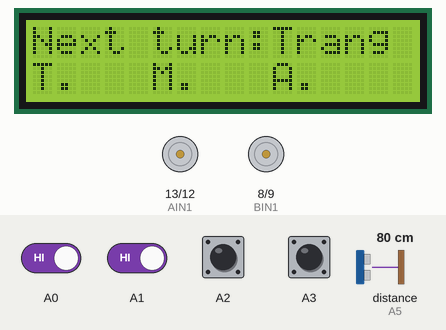
This sketch was run on a simulated Arduino Uno, built with avr-gcc and run on an emulated ATmega328P. Parts: 16×2 character LCD, motor-driver pin pairs drawn as motors (green arrow = first pin HIGH = forward, orange = second pin HIGH = backward, longer = more drive, scaled by the enable pin). Wiring (inferred from the names in the program): ultrasonic range finder: trigger A4; echo A5. The inputs (shaded band) are chosen by the test bench; at power-on: A0–3 HIGH, distance to the obstacle (sensor on A5) 80 cm. The echo pulse lasts 58.3 µs per cm; what the sketch prints to the serial monitor is not drawn.

Above: at 1.2 s.
1.3 s: A3 pulled LOW for 0.15 s
At 2.2 s:
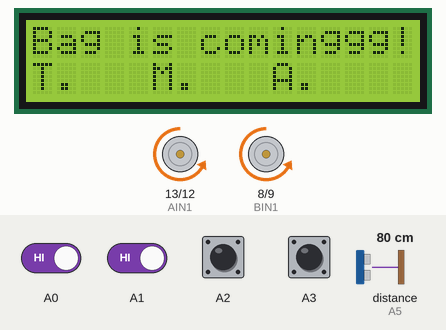
2.9 s: A0 driven LOW and A1 driven LOW
5.9 s: A0 driven HIGH
At 8.0 s:
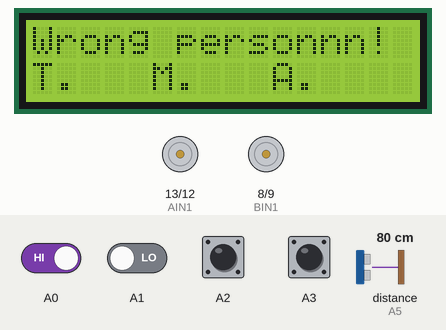
8.8 s: A1 driven HIGH
At 9.9 s:
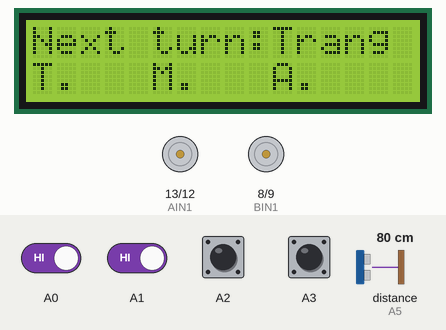
11.8 s: A0 driven LOW
At 12.2 s:
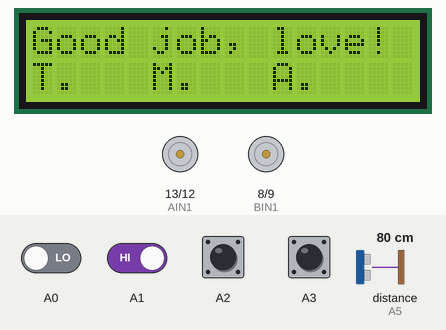
13.3 s: A0 driven HIGH
At 14.5 s:
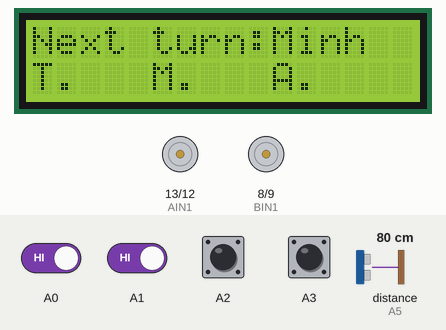
Timing chart, 0 to 15.8 s (numbered marks = the images above; inputs shaded):
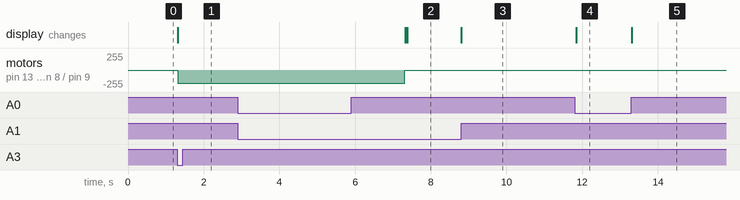

The sketch:

main.ino
```cpp
#include <LiquidCrystal.h>  //the liquid crystal library contains commands for printing to the display

LiquidCrystal lcd(7, 6, 5, 4, 3, 2);  // tell the RedBoard what pins are connected to the display

struct Button {
  String name;
  int pin;
};

struct Person {
  String name;
  Button button;
};

const int trigPin = A4;           //connects to the trigger pin on the distance sensor
const int echoPin = A5;           //connects to the echo pin on the distance sensor
float distance = 0;               //stores the distance measured by the distance sensor

/********************************************************************************/
Button yellowButton = { "Yellow", A0 };
Button greenButton = { "Green", A1 };
Button redButton = { "Red", A2 };
Button blueButton = { "Blue", A3 };
Button buttons[] = { yellowButton, greenButton, redButton, blueButton };

// Initializing persons
Person trang = { "Trang", yellowButton };
Person minh = { "Minh", greenButton };
Person anh = { "Anh", redButton };

// Using pointers to Person objects
Person* roommates[] = { &trang, &minh, &anh };
int roommateNo = sizeof(roommates) / sizeof(roommates[0]);
int currentPerson = 0;

//the right motor will be controlled by the motor A pins on the motor driver
const int AIN1 = 13;  //control pin 1 on the motor driver for the right motor
const int AIN2 = 12;  //control pin 2 on the motor driver for the right motor
const int PWMA = 11;  //speed control pin on the motor driver for the right motor

//the left motor will be controlled by the motor B pins on the motor driver
const int PWMB = 10;  //speed control pin on the motor driver for the left motor
const int BIN2 = 9;   //control pin 2 on the motor driver for the left motor
const int BIN1 = 8;   //control pin 1 on the motor driver for the left motor

const int driveTime = 20;  //this is the number of milliseconds that it takes the robot to drive 1 inch
                           //it is set so that if you tell the robot to drive forward 25 units, the robot drives about 25 inches
const int DISTANCE_DISPENSE_ONE_BAG = 300;

/********************************************************************************/
void setup() {
  //set all of the button pins to input_pullup (use the built-in pull-up resistors)
  for (int i = 0; i < 4; i++) {
    pinMode(buttons[i].pin, INPUT_PULLUP);
  }

  pinMode(trigPin, OUTPUT);   //the trigger pin will output pulses of electricity
  pinMode(echoPin, INPUT);    //the echo pin will measure the duration of pulses coming back from the distance sensor

  lcd.begin(16, 2);  //tell the lcd library that we are using a display that is 16 characters wide and 2 characters high
  lcd.clear();

  //set the motor control pins as outputs
  pinMode(AIN1, OUTPUT);
  pinMode(AIN2, OUTPUT);
  pinMode(PWMA, OUTPUT);

  pinMode(BIN1, OUTPUT);
  pinMode(BIN2, OUTPUT);
  pinMode(PWMB, OUTPUT);

  Serial.begin(9600);  //begin serial communication with the computer
}

/********************************************************************************/
void loop() {
  if (buttonCheck()) {
    lcd.clear();
  }
  displayOnLcd();

  distance = getDistance();   //variable to store the distance measured by the sensor
  Serial.print(distance);     //print the distance that was measured
  Serial.println(" in");      //print units after the distance

  if (distance < 2) {
    bagIsDispensed();
    dispenseBag();
    delay(200);
  }

  delay(50);
}

void displayOnLcd() {
  lcd.setCursor(0, 0);                                      //set the cursor to the 0,0 position (top left corner)
  lcd.print("Next turn:" + roommates[currentPerson]->name);  //print hello, world! starting at that position
  lcd.setCursor(0, 1);
  lcd.print("T.   M.   A.");
}

void displayOnLcd(String customized) {
  lcd.setCursor(0, 0);                                      //set the cursor to the 0,0 position (top left corner)
  lcd.print(customized);
  lcd.setCursor(0, 1);
  lcd.print("T.   M.   A.");
}

/********************************************************************************/
//CHECK WHICH BUTTON IS PRESSED
bool buttonCheck() {
  // Check if any buttons are being pressed
  // Set all of the button pins to input_pullup (use the built-in pull-up resistors)
  if (digitalRead(yellowButton.pin) == LOW) {
    checkButtonPressed(trang);
    while (digitalRead(yellowButton.pin) == LOW ) {}
    return true;
  } else if (digitalRead(greenButton.pin) == LOW) {
    checkButtonPressed(minh);
    while (digitalRead(greenButton.pin) == LOW ) {}
    return true;
  } else if (digitalRead(redButton.pin) == LOW) {
    checkButtonPressed(anh);
    while (digitalRead(redButton.pin) == LOW ) {}
    return true;
  } else if (digitalRead(blueButton.pin) == LOW) {
    Serial.println("blue");
    bagIsDispensed();
    dispenseBag();
    while (digitalRead(blueButton.pin) == LOW ) {}
    return true;
  }
  return false;
}
/********************************************************************************/
// DISPENSE TRASH BAGS
void bagIsDispensed(){
  displayOnLcd("Bag is cominggg!");
}

void dispenseBag() {
    rightMotor(-200);                     //drive the right wheel forward
    leftMotor(-200);                      //drive the left wheel forward
    delay(driveTime * DISTANCE_DISPENSE_ONE_BAG);  //drive the motors long enough travel the entered distance
    rightMotor(0);                        //turn the right motor off
    leftMotor(0);                         //turn the left motor off
}
void rightMotor(int motorSpeed)  //function for driving the right motor
{
  if (motorSpeed > 0)  //if the motor should drive forward (positive speed)
  {
    digitalWrite(AIN1, HIGH);  //set pin 1 to high
    digitalWrite(AIN2, LOW);   //set pin 2 to low
  } else if (motorSpeed < 0)   //if the motor should drive backward (negative speed)
  {
    digitalWrite(AIN1, LOW);   //set pin 1 to low
    digitalWrite(AIN2, HIGH);  //set pin 2 to high
  } else                       //if the motor should stop
  {
    digitalWrite(AIN1, LOW);  //set pin 1 to low
    digitalWrite(AIN2, LOW);  //set pin 2 to low
  }
  analogWrite(PWMA, abs(motorSpeed));  //now that the motor direction is set, drive it at the entered speed
}

void leftMotor(int motorSpeed)  //function for driving the left motor
{
  if (motorSpeed > 0)  //if the motor should drive forward (positive speed)
  {
    digitalWrite(BIN1, HIGH);  //set pin 1 to high
    digitalWrite(BIN2, LOW);   //set pin 2 to low
  } else if (motorSpeed < 0)   //if the motor should drive backward (negative speed)
  {
    digitalWrite(BIN1, LOW);   //set pin 1 to low
    digitalWrite(BIN2, HIGH);  //set pin 2 to high
  } else                       //if the motor should stop
  {
    digitalWrite(BIN1, LOW);  //set pin 1 to low
    digitalWrite(BIN2, LOW);  //set pin 2 to low
  }
  analogWrite(PWMB, abs(motorSpeed));  //now that the motor direction is set, drive it at the entered speed
}
/********************************************************************************/
// CHECK PERSON
void checkButtonPressed(Person& person) {
  if (comparePersonsByReference(roommates[currentPerson], &person)) {
    nextPerson();
  } else {
    wrongPerson();
  }
}

void nextPerson(){
  displayOnLcd("Good job, love!");
  delay(200);
  if (currentPerson == roommateNo - 1) {
    currentPerson = 0;
  } else {
    currentPerson += 1;
  }
  Serial.println("Change Person!!!");
}

void wrongPerson() {
  displayOnLcd("Wrong personnn!");
  delay(200);
  Serial.println("WRONG");
}

bool comparePersonsByReference(Person* p1, Person* p2) {
  return (p1 == p2);
}

/********************************************************************************/
//RETURNS THE DISTANCE MEASURED BY THE HC-SR04 DISTANCE SENSOR
float getDistance()
{
  float echoTime;                   //variable to store the time it takes for a ping to bounce off an object
  float calculatedDistance;         //variable to store the distance calculated from the echo time

  //send out an ultrasonic pulse that's 10ms long
  digitalWrite(trigPin, HIGH);
  delayMicroseconds(10);
  digitalWrite(trigPin, LOW);

  echoTime = pulseIn(echoPin, HIGH);      //use the pulsein command to see how long it takes for the
                                          //pulse to bounce back to the sensor

  calculatedDistance = echoTime / 148.0;  //calculate the distance of the object that reflected the pulse (half the bounce time multiplied by the speed of sound)

  return calculatedDistance;              //send back the distance that was calculated
}
```

Measured:
- after the input at 1.3 s, motor on pin 13 (AIN1) / pin 12 (AIN2), motor on pin 8 (BIN1) / pin 9 (BIN2): stopped → backward 200/255 at once; the display: changes at once (image 1)
- after the input at 2.9 s, every drawn part: stays the same
- after the input at 5.9 s, the display: first differs from a run without the input after 1.5 s (image 2)
- after the input at 8.8 s, the display: changes at once (image 3)
- after the input at 11.8 s, the display: changes at once (image 4)
- after the input at 13.3 s, the display: changes at once (image 5)
